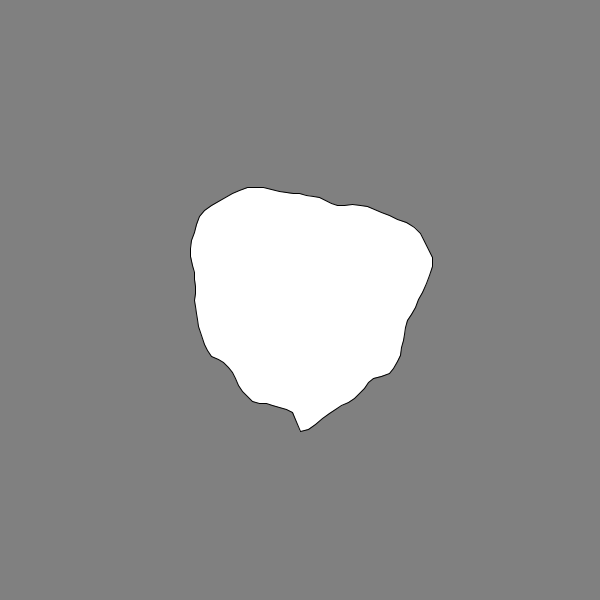
Frame 1 (no input)
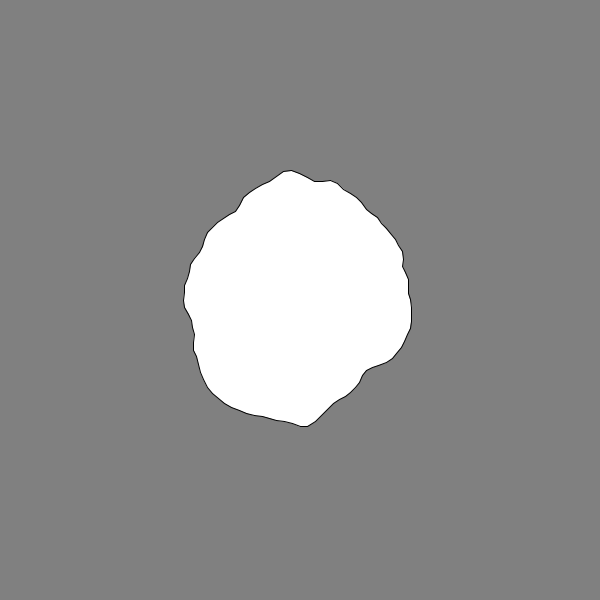
Frame 60 (the mouse pressed at the canvas centre just before this capture)
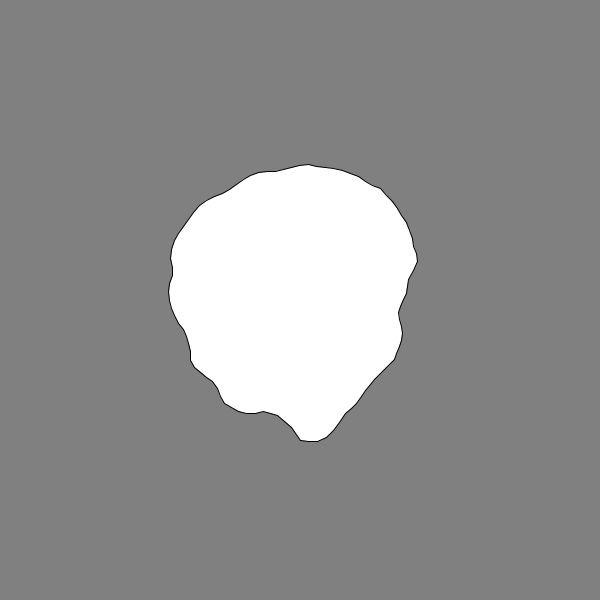
Frame 120 (the mouse held since frame 60 and released just before this capture)

The Processing sketch that drew these frames (run headless with seeded random() and noise(); from frame 60 on, the mouse is pressed at the canvas centre):

// Processing sketch: demo_02_circle_star_generator
// ── demo_02_circle_star_generator.pde

void setup() {
  size(600, 600);
}

void draw() {
  background(128);

  // draw from the center of the screen
  translate(width/2, height/2);

  // trace a circular path
  beginShape();
  float t = 0;
  while (t < TWO_PI) {
    float r = 80 + (80 * noise(t, frameCount * 0.1));
    float x = r * sin(t);
    float y = r * cos(t);
    vertex(x, y);
    t = t + (TWO_PI / 100);
  }
  endShape(CLOSE);
}

void keyPressed() {
  noLoop();
  
}

/*
How could we...?
- Add or remove points
- scale up / down
- wiggle!
- make it a star?
*/
